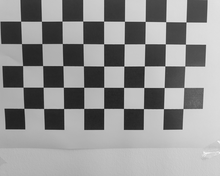
%> input picture SPAR_LV_4/checkboard.png, 220 x 176 px, shrunk from 600 x 480 before the run
$ octave zad_1.m   (GNU Octave 9; MATLAB toolbox functions it lacks are replaced by stand-ins)
%> lines starting %> are read from the running program, lines starting %| are printed output that depends on the picture
myImage = imread("checkboard.png");
%> myImage is the input picture: size 176x220 uint8; min 23, max 247, mean 145.4
intensities = im2double(myImage());
filter_sobel = fspecial("sobel");

Iu = imfilter(intensities,filter_sobel);
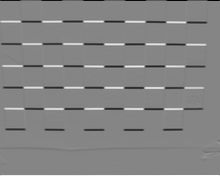
%> Iu: size 176x220 double; min -3.54, max 3.24, mean -0.004; drawn with min black and max white
Iv = imfilter(intensities, filter_sobel');
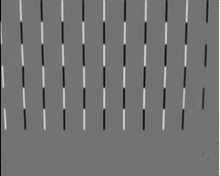
%> Iv: size 176x220 double; min -3.03, max 3.65, mean -0.0033; drawn with min black and max white

figure(1)
imshow(Iu)

figure(2)
imshow(Iv)

filter_gauss = fspecial("gaussian");
Iu2 = imfilter(Iu.^2, filter_gauss);
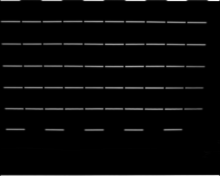
%> Iu2: size 176x220 double; min 0, max 9.86, mean 0.299; drawn with min black and max white
Iv2 = imfilter(Iv.^2, filter_gauss);
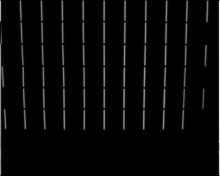
%> Iv2: size 176x220 double; min 1.23e-32, max 10.32, mean 0.341; drawn with min black and max white
IuIv = imfilter(Iu.*Iv, filter_gauss);
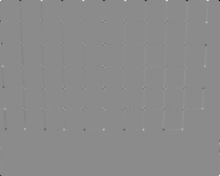
%> IuIv: size 176x220 double; min -4.35, max 3.59, mean 6.95e-05; drawn with min black and max white

figure(3);
imshow(IuIv);
[row,column] = size(intensities);
%> row = 176; column = 220
CHs = zeros(row,column);
for u=1:row
    for v=1:column
        A = [0 0; 0 0];
        for i=1:3
            for j=1:3
                if(u + i < row && v + j < column)
                    A = A + [Iu2(u + i,v + j) IuIv(u + i, v + j); IuIv(u + i, v + j) Iv2(u + i,v + j)];
                end
            end
        end
        Ch = det(A) - 0.04 * trace(A);
        CHs(u,v) = Ch;
    end
end
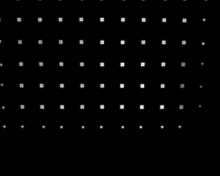
%> CHs: size 176x220 double; min -1.13, max 195, mean 2.7; drawn with min black and max white

Corners = [];
for u=1:row
    for v=1:column
        if(CHs(u,v) > 50)
            Corners = [Corners; v, u];
        end
    end
end
%> after the loop, Corners = 797 rows, first 12: [102 1; 124 1; 144 1; 166 1; 185 1; 207 1; 81 18; 102 18; 18 19; 19 19; 20 19; 21 19]
figure(4);
imshow(myImage);
hold on
plot(Corners(:,1), Corners(:,2), "r*")
title("My calculation")
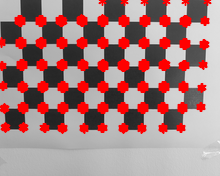
%> figure redrawn from the program's plot data; its title reads 'My calculation'

$ run again, with SPAR_LV_4/traffic1.png copied over SPAR_LV_4/checkboard.png
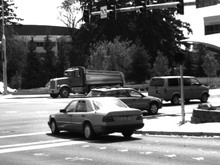
%> input picture SPAR_LV_4/traffic1.png, 220 x 165 px, shrunk from 640 x 480 before the run
%> myImage is the input picture: size 165x220 uint8; min 0, max 255, mean 112.8
%> after the loop `for u=1:row`:
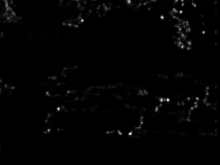
%> CHs: size 165x220 double; min -2.33, max 1062.1, mean 11.1; drawn with min black and max white
%> after the loop `for u=1:row`: Corners = 2070 rows, first 12: [3 1; 4 1; 5 1; 6 1; 7 1; 8 1; 11 1; 12 1; 60 1; 61 1; 62 1; 63 1]
%> `title("My calculation")`:
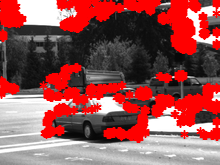
%> figure redrawn from the program's plot data; its title reads 'My calculation'

$ run again, with SPAR_LV_4/zad_1.png copied over SPAR_LV_4/checkboard.png
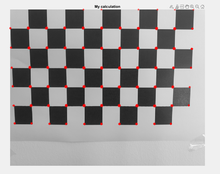
%> input picture SPAR_LV_4/zad_1.png, 220 x 174 px, shrunk from 1070 x 844 before the run
%> myImage is the input picture: size 174x220x3 uint8; mean R, G, B 165.8, 163.3, 163.3
%> after the loop `for u=1:row`:
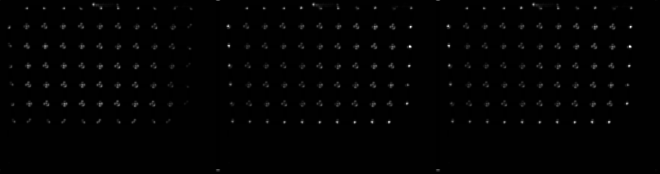
%> CHs: size 174x660 double; min -2.86, max 665.2, mean 5.3; drawn with min black and max white
%> `title("My calculation")`:
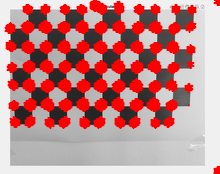
%> figure redrawn from the program's plot data; its title reads 'My calculation'
